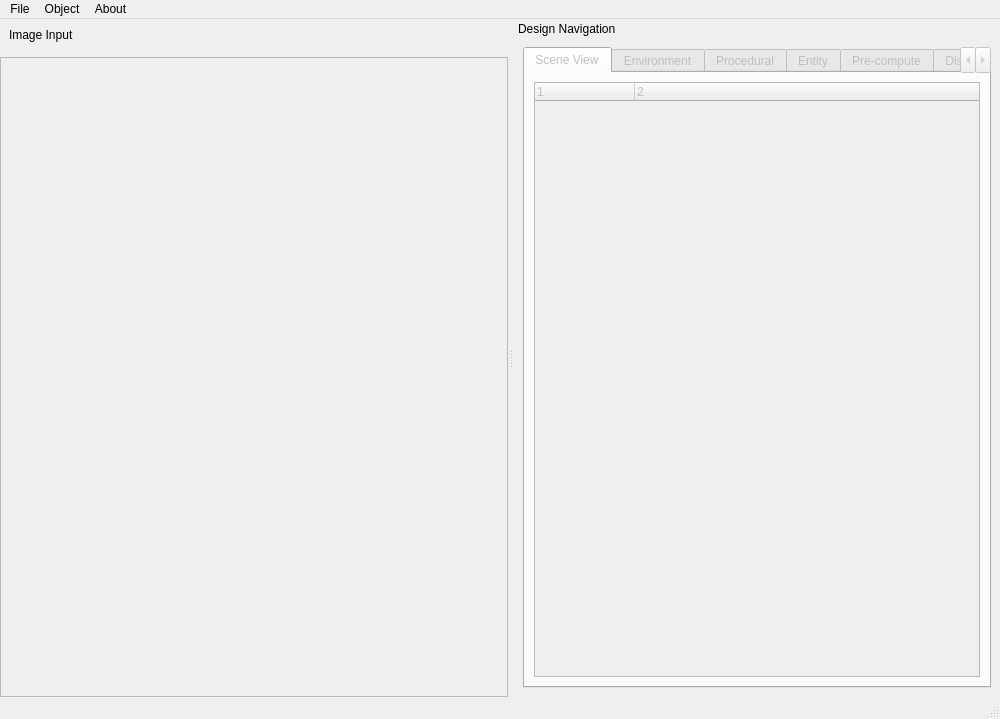
<?xml version="1.0" encoding="UTF-8"?>
<ui version="4.0">
 <class>IslandsEditorWindow</class>
 <widget class="QMainWindow" name="IslandsEditorWindow">
  <property name="enabled">
   <bool>true</bool>
  </property>
  <property name="geometry">
   <rect>
    <x>0</x>
    <y>0</y>
    <width>1000</width>
    <height>719</height>
   </rect>
  </property>
  <property name="windowTitle">
   <string>e8 islands editor</string>
  </property>
  <property name="styleSheet">
   <string notr="true"/>
  </property>
  <widget class="QWidget" name="central_widget">
   <layout class="QVBoxLayout" name="verticalLayout_2">
    <property name="leftMargin">
     <number>0</number>
    </property>
    <property name="topMargin">
     <number>0</number>
    </property>
    <property name="rightMargin">
     <number>0</number>
    </property>
    <property name="bottomMargin">
     <number>0</number>
    </property>
    <item>
     <widget class="QWidget" name="widget" native="true">
      <layout class="QVBoxLayout" name="verticalLayout_19">
       <item>
        <widget class="QLabel" name="image_input_label">
         <property name="text">
          <string>Image Input</string>
         </property>
        </widget>
       </item>
      </layout>
     </widget>
    </item>
    <item>
     <widget class="QGraphicsView" name="image_input_graphics_view">
      <property name="enabled">
       <bool>false</bool>
      </property>
     </widget>
    </item>
   </layout>
  </widget>
  <widget class="QMenuBar" name="menubar">
   <property name="geometry">
    <rect>
     <x>0</x>
     <y>0</y>
     <width>1000</width>
     <height>22</height>
    </rect>
   </property>
   <widget class="QMenu" name="menu_file">
    <property name="title">
     <string>File</string>
    </property>
    <addaction name="action_new_project"/>
    <addaction name="action_open_project"/>
    <addaction name="action_save_project"/>
    <addaction name="action_close_project"/>
    <addaction name="separator"/>
    <addaction name="action_exit"/>
   </widget>
   <widget class="QMenu" name="menu_object">
    <property name="title">
     <string>Object</string>
    </property>
    <widget class="QMenu" name="menu_add_scene_object">
     <property name="enabled">
      <bool>false</bool>
     </property>
     <property name="title">
      <string>Add Scene Object</string>
     </property>
     <addaction name="action_add_gltf_file"/>
     <addaction name="action_add_obj_file"/>
    </widget>
    <widget class="QMenu" name="menu_add_procedural_object">
     <property name="enabled">
      <bool>false</bool>
     </property>
     <property name="title">
      <string>Add Procedural Object</string>
     </property>
     <addaction name="action_add_plane"/>
     <addaction name="action_add_box"/>
     <addaction name="action_add_sphere"/>
    </widget>
    <addaction name="menu_add_scene_object"/>
    <addaction name="menu_add_procedural_object"/>
   </widget>
   <widget class="QMenu" name="menu_about">
    <property name="title">
     <string>About</string>
    </property>
    <addaction name="action_about_this_software"/>
   </widget>
   <addaction name="menu_file"/>
   <addaction name="menu_object"/>
   <addaction name="menu_about"/>
  </widget>
  <widget class="QDockWidget" name="design_nav_dock">
   <property name="features">
    <set>QDockWidget::DockWidgetMovable</set>
   </property>
   <property name="allowedAreas">
    <set>Qt::LeftDockWidgetArea|Qt::RightDockWidgetArea</set>
   </property>
   <property name="windowTitle">
    <string>Design Navigation</string>
   </property>
   <attribute name="dockWidgetArea">
    <number>2</number>
   </attribute>
   <widget class="QWidget" name="design_nav_dock_content">
    <layout class="QVBoxLayout" name="verticalLayout_3">
     <item>
      <widget class="QTabWidget" name="design_nav_tabs">
       <property name="enabled">
        <bool>false</bool>
       </property>
       <property name="currentIndex">
        <number>0</number>
       </property>
       <widget class="QWidget" name="scene_view_tab">
        <attribute name="title">
         <string>Scene View</string>
        </attribute>
        <layout class="QVBoxLayout" name="verticalLayout_4">
         <item>
          <widget class="QTreeWidget" name="scene_view_tree_widget">
           <property name="enabled">
            <bool>false</bool>
           </property>
           <property name="autoFillBackground">
            <bool>false</bool>
           </property>
           <property name="selectionMode">
            <enum>QAbstractItemView::SingleSelection</enum>
           </property>
           <property name="selectionBehavior">
            <enum>QAbstractItemView::SelectRows</enum>
           </property>
           <property name="columnCount">
            <number>2</number>
           </property>
           <column>
            <property name="text">
             <string notr="true">1</string>
            </property>
           </column>
           <column>
            <property name="text">
             <string notr="true">2</string>
            </property>
           </column>
          </widget>
         </item>
        </layout>
       </widget>
       <widget class="QWidget" name="environment_tab">
        <attribute name="title">
         <string>Environment</string>
        </attribute>
        <layout class="QVBoxLayout" name="verticalLayout_7">
         <item>
          <widget class="QScrollArea" name="environment_scroll">
           <property name="widgetResizable">
            <bool>true</bool>
           </property>
           <widget class="QWidget" name="environment_scroll_content">
            <property name="geometry">
             <rect>
              <x>0</x>
              <y>0</y>
              <width>537</width>
              <height>839</height>
             </rect>
            </property>
            <layout class="QVBoxLayout" name="verticalLayout_13">
             <item>
              <widget class="QGroupBox" name="ambient_group">
               <property name="title">
                <string>Ambient</string>
               </property>
               <layout class="QVBoxLayout" name="verticalLayout_11">
                <item>
                 <widget class="QGroupBox" name="background_color_group">
                  <property name="title">
                   <string>Background Color</string>
                  </property>
                  <layout class="QFormLayout" name="formLayout_4">
                   <item row="0" column="0">
                    <widget class="QLabel" name="bg_color_red_label">
                     <property name="text">
                      <string>Red</string>
                     </property>
                    </widget>
                   </item>
                   <item row="0" column="1">
                    <widget class="QSlider" name="bg_color_red_slider">
                     <property name="maximum">
                      <number>255</number>
                     </property>
                     <property name="orientation">
                      <enum>Qt::Horizontal</enum>
                     </property>
                     <property name="tickPosition">
                      <enum>QSlider::NoTicks</enum>
                     </property>
                     <property name="tickInterval">
                      <number>0</number>
                     </property>
                    </widget>
                   </item>
                   <item row="1" column="0">
                    <widget class="QLabel" name="bg_color_green_label">
                     <property name="text">
                      <string>Green</string>
                     </property>
                    </widget>
                   </item>
                   <item row="1" column="1">
                    <widget class="QSlider" name="bg_color_green_slider">
                     <property name="maximum">
                      <number>255</number>
                     </property>
                     <property name="orientation">
                      <enum>Qt::Horizontal</enum>
                     </property>
                    </widget>
                   </item>
                   <item row="2" column="0">
                    <widget class="QLabel" name="bg_color_blue_label">
                     <property name="text">
                      <string>Blue</string>
                     </property>
                    </widget>
                   </item>
                   <item row="2" column="1">
                    <widget class="QSlider" name="bg_color_blue_slider">
                     <property name="maximum">
                      <number>255</number>
                     </property>
                     <property name="orientation">
                      <enum>Qt::Horizontal</enum>
                     </property>
                    </widget>
                   </item>
                  </layout>
                 </widget>
                </item>
                <item>
                 <widget class="QGroupBox" name="sky_box_group">
                  <property name="title">
                   <string>Sky Box</string>
                  </property>
                  <layout class="QHBoxLayout" name="horizontalLayout">
                   <item>
                    <widget class="QCheckBox" name="checkBox">
                     <property name="text">
                      <string>Enabled</string>
                     </property>
                    </widget>
                   </item>
                   <item>
                    <widget class="QPushButton" name="sky_box_open_button">
                     <property name="enabled">
                      <bool>false</bool>
                     </property>
                     <property name="text">
                      <string>Open</string>
                     </property>
                    </widget>
                   </item>
                  </layout>
                 </widget>
                </item>
               </layout>
              </widget>
             </item>
             <item>
              <widget class="QGroupBox" name="camera_group">
               <property name="title">
                <string>Camera</string>
               </property>
               <layout class="QVBoxLayout" name="verticalLayout_12">
                <item>
                 <widget class="QGroupBox" name="camera_pos_group">
                  <property name="enabled">
                   <bool>false</bool>
                  </property>
                  <property name="title">
                   <string>Position (m)</string>
                  </property>
                  <layout class="QGridLayout" name="gridLayout">
                   <item row="0" column="1">
                    <widget class="QLineEdit" name="camera_pos_x_edit">
                     <property name="text">
                      <string>0.0</string>
                     </property>
                    </widget>
                   </item>
                   <item row="0" column="2">
                    <widget class="QLabel" name="camera_pos_y_label">
                     <property name="text">
                      <string>Y</string>
                     </property>
                    </widget>
                   </item>
                   <item row="0" column="3">
                    <widget class="QLineEdit" name="camera_pos_y_edit">
                     <property name="text">
                      <string>0.0</string>
                     </property>
                    </widget>
                   </item>
                   <item row="0" column="0">
                    <widget class="QLabel" name="camera_pos_x_label">
                     <property name="text">
                      <string>X</string>
                     </property>
                    </widget>
                   </item>
                   <item row="0" column="4">
                    <widget class="QLabel" name="camera_pos_z_label">
                     <property name="text">
                      <string>Z</string>
                     </property>
                    </widget>
                   </item>
                   <item row="0" column="5">
                    <widget class="QLineEdit" name="camera_pos_z_edit">
                     <property name="text">
                      <string>0.0</string>
                     </property>
                    </widget>
                   </item>
                  </layout>
                 </widget>
                </item>
                <item>
                 <widget class="QGroupBox" name="camera_basis_group">
                  <property name="title">
                   <string>Basis</string>
                  </property>
                  <layout class="QGridLayout" name="gridLayout_2">
                   <item row="0" column="2">
                    <widget class="QLineEdit" name="camera_basis_right_y_edit"/>
                   </item>
                   <item row="0" column="1">
                    <widget class="QLineEdit" name="camera_basis_right_x_edit"/>
                   </item>
                   <item row="2" column="0">
                    <widget class="QLabel" name="camera_basis_back_label">
                     <property name="text">
                      <string>Back</string>
                     </property>
                    </widget>
                   </item>
                   <item row="1" column="0">
                    <widget class="QLabel" name="camera_basis_down_label">
                     <property name="text">
                      <string>Down</string>
                     </property>
                    </widget>
                   </item>
                   <item row="0" column="0">
                    <widget class="QLabel" name="camera_basis_right_label">
                     <property name="text">
                      <string>Right</string>
                     </property>
                    </widget>
                   </item>
                   <item row="0" column="3">
                    <widget class="QLineEdit" name="camera_basis_right_z_edit"/>
                   </item>
                   <item row="1" column="1">
                    <widget class="QLineEdit" name="camera_basis_down_x_edit"/>
                   </item>
                   <item row="1" column="2">
                    <widget class="QLineEdit" name="camera_basis_down_y_edit"/>
                   </item>
                   <item row="1" column="3">
                    <widget class="QLineEdit" name="camera_basis_down_z_edit"/>
                   </item>
                   <item row="2" column="1">
                    <widget class="QLineEdit" name="camera_basis_back_x_edit"/>
                   </item>
                   <item row="2" column="2">
                    <widget class="QLineEdit" name="camera_basis_back_y_edit"/>
                   </item>
                   <item row="2" column="3">
                    <widget class="QLineEdit" name="camera_basis_back_z_edit"/>
                   </item>
                  </layout>
                 </widget>
                </item>
                <item>
                 <widget class="QGroupBox" name="camera_optics_group">
                  <property name="title">
                   <string>Optics</string>
                  </property>
                  <layout class="QFormLayout" name="formLayout_5">
                   <item row="1" column="0">
                    <widget class="QLabel" name="camera_focal_len_label">
                     <property name="text">
                      <string>Focal Length (mm)</string>
                     </property>
                    </widget>
                   </item>
                   <item row="1" column="1">
                    <widget class="QLineEdit" name="camera_focal_len_edit">
                     <property name="text">
                      <string>35</string>
                     </property>
                    </widget>
                   </item>
                   <item row="2" column="0">
                    <widget class="QLabel" name="camera_sensor_width_label">
                     <property name="text">
                      <string>Sensor Width (mm)</string>
                     </property>
                    </widget>
                   </item>
                   <item row="2" column="1">
                    <widget class="QLineEdit" name="camera_sensor_width_edit">
                     <property name="text">
                      <string>36</string>
                     </property>
                    </widget>
                   </item>
                   <item row="3" column="0">
                    <widget class="QLabel" name="camera_sensor_height_label">
                     <property name="text">
                      <string>Sensor Height (mm)</string>
                     </property>
                    </widget>
                   </item>
                   <item row="3" column="1">
                    <widget class="QLineEdit" name="camera_sensor_height_edit">
                     <property name="text">
                      <string>24</string>
                     </property>
                    </widget>
                   </item>
                   <item row="4" column="0">
                    <widget class="QLabel" name="camera_max_dist_label">
                     <property name="text">
                      <string>Max Distance (m)</string>
                     </property>
                    </widget>
                   </item>
                   <item row="4" column="1">
                    <widget class="QLineEdit" name="camera_max_dist_edit">
                     <property name="text">
                      <string>1000</string>
                     </property>
                    </widget>
                   </item>
                  </layout>
                 </widget>
                </item>
                <item>
                 <widget class="QGroupBox" name="camera_image_group">
                  <property name="title">
                   <string>Image</string>
                  </property>
                  <layout class="QFormLayout" name="formLayout_6">
                   <item row="0" column="0">
                    <widget class="QLabel" name="camera_image_width_label">
                     <property name="text">
                      <string>Width (pixel)</string>
                     </property>
                    </widget>
                   </item>
                   <item row="0" column="1">
                    <widget class="QLineEdit" name="camera_image_width_edit">
                     <property name="text">
                      <string>1024</string>
                     </property>
                    </widget>
                   </item>
                  </layout>
                 </widget>
                </item>
                <item>
                 <widget class="QGroupBox" name="camera_controller_group">
                  <property name="title">
                   <string>Controller</string>
                  </property>
                  <layout class="QFormLayout" name="formLayout_10">
                   <item row="0" column="0">
                    <widget class="QLabel" name="camera_mvm_sen_label">
                     <property name="text">
                      <string>Movement Sensitivity</string>
                     </property>
                    </widget>
                   </item>
                   <item row="0" column="1">
                    <widget class="QSlider" name="camera_mvm_sen_slider">
                     <property name="orientation">
                      <enum>Qt::Horizontal</enum>
                     </property>
                    </widget>
                   </item>
                   <item row="1" column="0">
                    <widget class="QLabel" name="camera_rot_sen_label">
                     <property name="text">
                      <string>Rotation Sensitivity</string>
                     </property>
                    </widget>
                   </item>
                   <item row="1" column="1">
                    <widget class="QSlider" name="camera_rot_sen_slider">
                     <property name="orientation">
                      <enum>Qt::Horizontal</enum>
                     </property>
                    </widget>
                   </item>
                  </layout>
                 </widget>
                </item>
               </layout>
              </widget>
             </item>
            </layout>
           </widget>
          </widget>
         </item>
        </layout>
       </widget>
       <widget class="QWidget" name="procedural_tab">
        <attribute name="title">
         <string>Procedural</string>
        </attribute>
        <layout class="QVBoxLayout" name="verticalLayout_5"/>
       </widget>
       <widget class="QWidget" name="entity_tab">
        <attribute name="title">
         <string>Entity</string>
        </attribute>
        <layout class="QVBoxLayout" name="verticalLayout">
         <item>
          <widget class="QScrollArea" name="scrollArea">
           <property name="enabled">
            <bool>false</bool>
           </property>
           <property name="widgetResizable">
            <bool>true</bool>
           </property>
           <widget class="QWidget" name="scrollAreaWidgetContents">
            <property name="geometry">
             <rect>
              <x>0</x>
              <y>0</y>
              <width>551</width>
              <height>587</height>
             </rect>
            </property>
            <layout class="QVBoxLayout" name="verticalLayout_16">
             <item>
              <widget class="QGroupBox" name="entity_id_group">
               <property name="title">
                <string>Identity</string>
               </property>
               <layout class="QFormLayout" name="formLayout_7">
                <item row="0" column="0">
                 <widget class="QLabel" name="entity_id_label">
                  <property name="text">
                   <string>ID</string>
                  </property>
                 </widget>
                </item>
                <item row="0" column="1">
                 <widget class="QLineEdit" name="entity_id_edit">
                  <property name="readOnly">
                   <bool>true</bool>
                  </property>
                 </widget>
                </item>
                <item row="1" column="0">
                 <widget class="QLabel" name="entity_name_label">
                  <property name="text">
                   <string>Name</string>
                  </property>
                 </widget>
                </item>
                <item row="1" column="1">
                 <widget class="QLineEdit" name="entity_name_edit"/>
                </item>
               </layout>
              </widget>
             </item>
             <item>
              <widget class="QGroupBox" name="entity_trans_group">
               <property name="title">
                <string>Transform</string>
               </property>
               <layout class="QVBoxLayout" name="verticalLayout_17">
                <item>
                 <widget class="QGroupBox" name="entity_pos_group">
                  <property name="title">
                   <string>Position (m)</string>
                  </property>
                  <layout class="QFormLayout" name="formLayout_8">
                   <item row="0" column="0">
                    <widget class="QLabel" name="entity_pos_x_label">
                     <property name="text">
                      <string>X</string>
                     </property>
                    </widget>
                   </item>
                   <item row="0" column="1">
                    <widget class="QLineEdit" name="entity_pos_x_edit">
                     <property name="text">
                      <string>0.0</string>
                     </property>
                    </widget>
                   </item>
                   <item row="1" column="0">
                    <widget class="QLabel" name="entity_pos_y_label">
                     <property name="text">
                      <string>Y</string>
                     </property>
                    </widget>
                   </item>
                   <item row="1" column="1">
                    <widget class="QLineEdit" name="entity_pos_y_edit">
                     <property name="text">
                      <string>0.0</string>
                     </property>
                    </widget>
                   </item>
                   <item row="2" column="0">
                    <widget class="QLabel" name="entity_pos_z_label">
                     <property name="text">
                      <string>Z</string>
                     </property>
                    </widget>
                   </item>
                   <item row="2" column="1">
                    <widget class="QLineEdit" name="entity_pos_z_edit">
                     <property name="text">
                      <string>0.0</string>
                     </property>
                    </widget>
                   </item>
                  </layout>
                 </widget>
                </item>
                <item>
                 <widget class="QGroupBox" name="entity_rot_group">
                  <property name="title">
                   <string>Rotation (degree)</string>
                  </property>
                  <layout class="QFormLayout" name="formLayout_9">
                   <item row="0" column="0">
                    <widget class="QLabel" name="entity_rot_roll_label">
                     <property name="text">
                      <string>Roll</string>
                     </property>
                    </widget>
                   </item>
                   <item row="0" column="1">
                    <widget class="QLineEdit" name="entity_rot_roll_edit">
                     <property name="text">
                      <string>0.0</string>
                     </property>
                    </widget>
                   </item>
                   <item row="1" column="0">
                    <widget class="QLabel" name="entity_rot_pitch_label">
                     <property name="text">
                      <string>Pitch</string>
                     </property>
                    </widget>
                   </item>
                   <item row="2" column="0">
                    <widget class="QLabel" name="entity_rot_yaw_label">
                     <property name="text">
                      <string>Yaw</string>
                     </property>
                    </widget>
                   </item>
                   <item row="1" column="1">
                    <widget class="QLineEdit" name="entity_rot_pitch_edit">
                     <property name="text">
                      <string>0.0</string>
                     </property>
                    </widget>
                   </item>
                   <item row="2" column="1">
                    <widget class="QLineEdit" name="entity_rot_yaw_edit">
                     <property name="text">
                      <string>0.0</string>
                     </property>
                    </widget>
                   </item>
                  </layout>
                 </widget>
                </item>
               </layout>
              </widget>
             </item>
             <item>
              <widget class="QGroupBox" name="entity_appearance_group">
               <property name="title">
                <string>Appearance</string>
               </property>
              </widget>
             </item>
             <item>
              <widget class="QGroupBox" name="entity_physics_group">
               <property name="title">
                <string>Physics</string>
               </property>
               <layout class="QVBoxLayout" name="verticalLayout_18">
                <item>
                 <widget class="QCheckBox" name="entity_phy_movable_checkbox">
                  <property name="text">
                   <string>Movable</string>
                  </property>
                 </widget>
                </item>
               </layout>
              </widget>
             </item>
            </layout>
           </widget>
          </widget>
         </item>
        </layout>
       </widget>
       <widget class="QWidget" name="precomp_tab">
        <attribute name="title">
         <string>Pre-compute</string>
        </attribute>
        <layout class="QVBoxLayout" name="verticalLayout_6">
         <item>
          <widget class="QScrollArea" name="precomp_scroll">
           <property name="widgetResizable">
            <bool>true</bool>
           </property>
           <widget class="QWidget" name="precomp_scroll_content">
            <property name="geometry">
             <rect>
              <x>0</x>
              <y>0</y>
              <width>551</width>
              <height>587</height>
             </rect>
            </property>
            <layout class="QVBoxLayout" name="verticalLayout_14">
             <item>
              <widget class="QGroupBox" name="scene_struct_config_group">
               <property name="title">
                <string>Scene Structure</string>
               </property>
               <layout class="QFormLayout" name="formLayout_3"/>
              </widget>
             </item>
             <item>
              <widget class="QGroupBox" name="bake_config_group">
               <property name="title">
                <string>Bake</string>
               </property>
               <layout class="QFormLayout" name="formLayout">
                <item row="0" column="0">
                 <widget class="QLabel" name="bake_resolution_label">
                  <property name="text">
                   <string>Resolution</string>
                  </property>
                 </widget>
                </item>
                <item row="0" column="1">
                 <widget class="QSlider" name="bake_resolution_slider">
                  <property name="orientation">
                   <enum>Qt::Horizontal</enum>
                  </property>
                 </widget>
                </item>
                <item row="1" column="0">
                 <widget class="QLabel" name="bake_iteration_label">
                  <property name="text">
                   <string>Iteration</string>
                  </property>
                 </widget>
                </item>
                <item row="1" column="1">
                 <widget class="QSlider" name="bake_iteration_slider">
                  <property name="orientation">
                   <enum>Qt::Horizontal</enum>
                  </property>
                 </widget>
                </item>
               </layout>
              </widget>
             </item>
             <item>
              <widget class="QGroupBox" name="precomp_progress_group">
               <property name="title">
                <string>Progress</string>
               </property>
               <layout class="QFormLayout" name="formLayout_2">
                <item row="0" column="0">
                 <widget class="QLabel" name="scene_structure_progress_label">
                  <property name="text">
                   <string>Scene Structure</string>
                  </property>
                 </widget>
                </item>
                <item row="0" column="1">
                 <widget class="QProgressBar" name="scene_structure_progress">
                  <property name="value">
                   <number>0</number>
                  </property>
                 </widget>
                </item>
                <item row="1" column="0">
                 <widget class="QLabel" name="bake_progress_label">
                  <property name="text">
                   <string>Bake</string>
                  </property>
                 </widget>
                </item>
                <item row="1" column="1">
                 <widget class="QProgressBar" name="bake_progress">
                  <property name="value">
                   <number>0</number>
                  </property>
                 </widget>
                </item>
               </layout>
              </widget>
             </item>
             <item>
              <widget class="QPushButton" name="precomp_button">
               <property name="text">
                <string>Compute</string>
               </property>
              </widget>
             </item>
            </layout>
           </widget>
          </widget>
         </item>
        </layout>
       </widget>
       <widget class="QWidget" name="display_tab">
        <attribute name="title">
         <string>Display</string>
        </attribute>
        <layout class="QVBoxLayout" name="verticalLayout_8">
         <item>
          <widget class="QScrollArea" name="display_scroll">
           <property name="widgetResizable">
            <bool>true</bool>
           </property>
           <widget class="QWidget" name="display_scroll_content">
            <property name="geometry">
             <rect>
              <x>0</x>
              <y>0</y>
              <width>551</width>
              <height>587</height>
             </rect>
            </property>
            <layout class="QVBoxLayout" name="verticalLayout_15">
             <item>
              <widget class="QGroupBox" name="renderer_group">
               <property name="title">
                <string>Renderer</string>
               </property>
               <layout class="QVBoxLayout" name="verticalLayout_9">
                <item>
                 <widget class="QRadioButton" name="solid_color_rend_radial">
                  <property name="text">
                   <string>Solid Color</string>
                  </property>
                  <property name="checked">
                   <bool>true</bool>
                  </property>
                 </widget>
                </item>
                <item>
                 <widget class="QRadioButton" name="depth_rend_radial">
                  <property name="text">
                   <string>Depth</string>
                  </property>
                 </widget>
                </item>
                <item>
                 <widget class="QRadioButton" name="radiance_rend_radial">
                  <property name="text">
                   <string>Radiance</string>
                  </property>
                 </widget>
                </item>
                <item>
                 <widget class="QRadioButton" name="radiosity_rend_radial">
                  <property name="text">
                   <string>Radiosity</string>
                  </property>
                 </widget>
                </item>
               </layout>
              </widget>
             </item>
             <item>
              <widget class="QGroupBox" name="display_param_group">
               <property name="title">
                <string>Parameters</string>
               </property>
               <layout class="QGridLayout" name="gridLayout_3"/>
              </widget>
             </item>
             <item>
              <widget class="QGroupBox" name="display_performance_group">
               <property name="title">
                <string>Performance</string>
               </property>
               <layout class="QVBoxLayout" name="verticalLayout_20">
                <item>
                 <widget class="QTextEdit" name="display_performance_edit">
                  <property name="readOnly">
                   <bool>true</bool>
                  </property>
                  <property name="placeholderText">
                   <string/>
                  </property>
                 </widget>
                </item>
               </layout>
              </widget>
             </item>
            </layout>
           </widget>
          </widget>
         </item>
        </layout>
       </widget>
      </widget>
     </item>
    </layout>
   </widget>
  </widget>
  <widget class="QStatusBar" name="status_bar"/>
  <action name="action_open_project">
   <property name="text">
    <string>Open Project</string>
   </property>
   <property name="shortcut">
    <string>Ctrl+O</string>
   </property>
  </action>
  <action name="action_save_project">
   <property name="enabled">
    <bool>false</bool>
   </property>
   <property name="text">
    <string>Save Project</string>
   </property>
   <property name="shortcut">
    <string>Ctrl+S</string>
   </property>
  </action>
  <action name="action_close_project">
   <property name="enabled">
    <bool>false</bool>
   </property>
   <property name="text">
    <string>Close Project</string>
   </property>
   <property name="shortcut">
    <string>Ctrl+W</string>
   </property>
  </action>
  <action name="action_exit">
   <property name="text">
    <string>Exit</string>
   </property>
   <property name="shortcut">
    <string>Ctrl+Q</string>
   </property>
  </action>
  <action name="action_new_scene_flat">
   <property name="text">
    <string>Linear (Flat)</string>
   </property>
  </action>
  <action name="action_new_scene_octree">
   <property name="text">
    <string>Octree</string>
   </property>
  </action>
  <action name="action_add_gltf_file">
   <property name="text">
    <string>glTF File</string>
   </property>
  </action>
  <action name="action_add_obj_file">
   <property name="text">
    <string>Obj File</string>
   </property>
  </action>
  <action name="action_add_plane">
   <property name="text">
    <string>Plane</string>
   </property>
  </action>
  <action name="action_add_box">
   <property name="text">
    <string>Box</string>
   </property>
  </action>
  <action name="action_add_sphere">
   <property name="text">
    <string>Sphere</string>
   </property>
  </action>
  <action name="action_about_this_software">
   <property name="text">
    <string>This Software</string>
   </property>
  </action>
  <action name="action_new_project">
   <property name="text">
    <string>New Project</string>
   </property>
  </action>
 </widget>
 <resources/>
 <connections/>
</ui>
